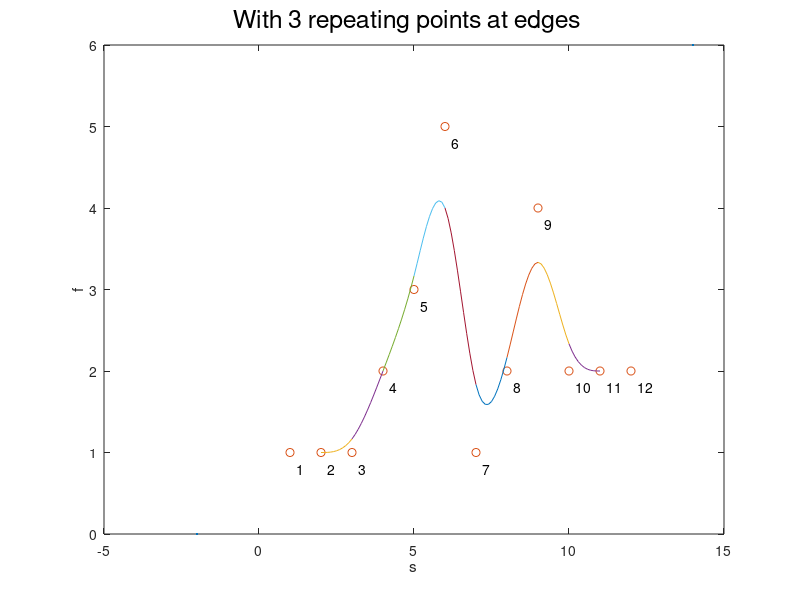

This figure's MATLAB source:
% List9_3 same as fig9_7    
% Copyright S. Nakamura, 1995
set(gcf, 'NumberTitle','off','Name', 'Figure 9.7; List 9.3')

clear; clf; hold off
f = [ 1 1 1 2 3 5 1 2 4 2 2 2 ];  m = length(f);
s=1:m;
plot([-2 14], [0 6], '.'); hold on
xlabel('s'); ylabel('f');  plot(s,f,'o')
for k=1:m
  z=int2str(k); sk = s(k); fk=f(k); text(sk+0.2,fk-0.2,z)
end
t = 0:0.1:1; t2=t.^2; t3=t.^3;
for i=2:m-2
   fb = 1/6*((1-t).^3*f(i-1)+(3*t3-6*t2+ 4)*f(i) + ...
        (-3*t3+3*t2 + 3*t + 1)*f(i+1) + t3*f(i+2) );
   plot(s(i)+t,fb)
end
text (-1,6.3, ' With 3 repeating points at edges', ...
'FontSize',[18])
%print fig9d5.ps
